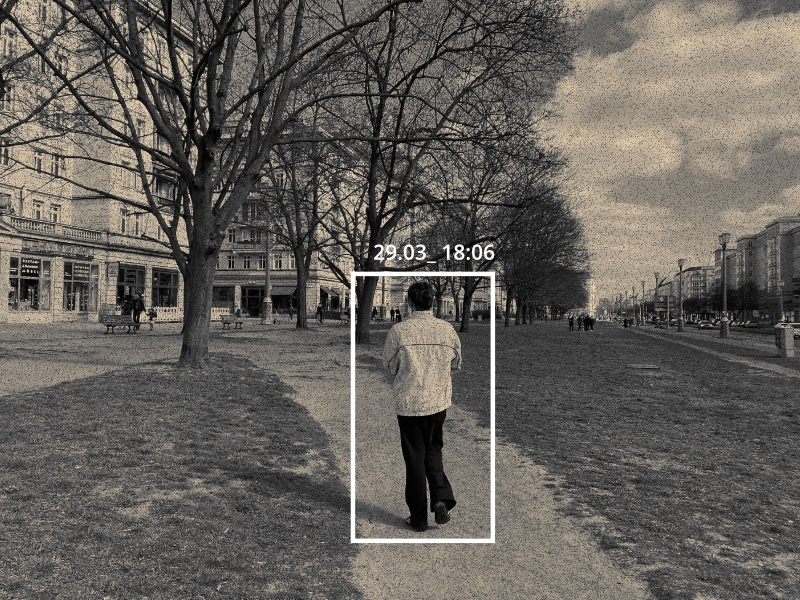
#> input picture pics/photo_1.jpg, 800 x 600 px
$ python generate_tiles.py --input ../pics/photo_1.jpg
#> lines starting #> are read from the running program, lines starting #| are printed output that depends on the picture
#!/usr/bin/env python3
"""
Generate tile pyramid from a large PNG image.
Creates multiple zoom levels with 256x256 tiles.

Usage: python3 generate_tiles.py [--input ../mapa_150dpi.png] [--output ../tiles] [--tile-size 256] [--max-zoom 4]
"""

import argparse
import math
import os
import sys
from pathlib import Path
from PIL import Image


def calculate_zoom_levels(width, height, tile_size):
    """Calculate how many zoom levels we need."""
    max_dim = max(width, height)
    levels = 0
    while max_dim > tile_size:
        max_dim //= 2
        levels += 1
    return levels


def generate_tiles(input_png, output_dir, tile_size=256, max_zoom=None):
    """Generate tile pyramid from image."""
#> called with input_png = '../pics/photo_1.jpg', output_dir = 'tiles', tile_size = 256
    input_path = Path(input_png)
    output_path = Path(output_dir)

    if not input_path.exists():
        print(f"ERROR: Input file not found: {input_path}")
        sys.exit(1)

    print(f"Loading image: {input_path}")
    img = Image.open(input_path)
#> img is the input picture: PIL image 800x600 RGB; mean R, G, B 100.5, 96.7, 91.3
    img_width, img_height = img.size
#> img_width = 800; img_height = 600
    print(f"Image size: {img_width} x {img_height} px")
#| Image size: 800 x 600 px

    # Calculate zoom levels
    if max_zoom is None:
        max_zoom = calculate_zoom_levels(img_width, img_height, tile_size)
#> max_zoom = 2
    print(f"Zoom levels: 0 to {max_zoom}")
#| Zoom levels: 0 to 2

    # Create output directory
    output_path.mkdir(parents=True, exist_ok=True)

    total_tiles = 0

    for zoom in range(max_zoom + 1):
        zoom_dir = output_path / str(zoom)
        zoom_dir.mkdir(exist_ok=True)

        # Calculate scaled dimensions for this zoom level
        scale = 1.0 / (2 ** (max_zoom - zoom))
        scaled_width = int(img_width * scale)
        scaled_height = int(img_height * scale)

        # Resize image for this zoom level
        if zoom < max_zoom:
            scaled_img = img.resize((scaled_width, scaled_height), Image.LANCZOS)
        else:
            scaled_img = img

        # Calculate number of tiles
        cols = math.ceil(scaled_width / tile_size)
        rows = math.ceil(scaled_height / tile_size)

        print(f"Zoom {zoom}: {scaled_width}x{scaled_height} px, {cols}x{rows} tiles")

        # Generate tiles
        for row in range(rows):
            for col in range(cols):
                # Calculate crop box
                left = col * tile_size
                upper = row * tile_size
                right = min(left + tile_size, scaled_width)
                lower = min(upper + tile_size, scaled_height)

                # Crop and save tile
                tile = scaled_img.crop((left, upper, right, lower))

                # Pad tile to full size if needed (edge tiles)
                if tile.size != (tile_size, tile_size):
                    padded = Image.new('RGB', (tile_size, tile_size), (255, 255, 255))
                    padded.paste(tile, (0, 0))
                    tile = padded

                tile_path = zoom_dir / f"{row}_{col}.png"
                tile.save(tile_path, 'PNG', optimize=True)
                total_tiles += 1
#> this loop made 3 passes
#> pass 1, in generate_tiles, `scaled_img = img.resize((scaled_width, scaled_height), Image.LANCZOS)`:
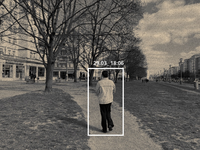
#> scaled_img: PIL image 200x150 RGB; mean R, G, B 100.5, 96.7, 91.3
#> pass 1, in generate_tiles, `tile.save(tile_path, 'PNG', optimize=True)`:
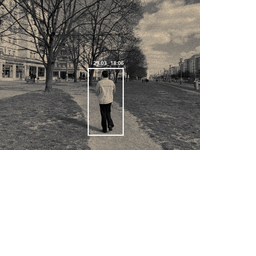
#> saved as 0_0.png: PIL image 256x256 RGB; mean R, G, B 184.3, 182.5, 180.1
#> pass 2, in generate_tiles, `scaled_img = img.resize((scaled_width, scaled_height), Image.LANCZOS)`:
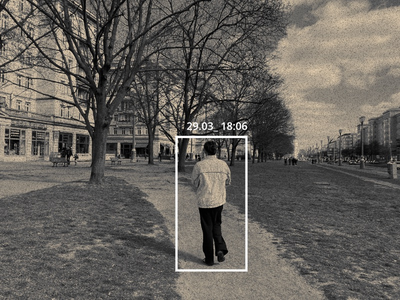
#> scaled_img: PIL image 400x300 RGB; mean R, G, B 100.4, 96.7, 91.2
#> pass 2, in generate_tiles, `tile.save(tile_path, 'PNG', optimize=True)`:
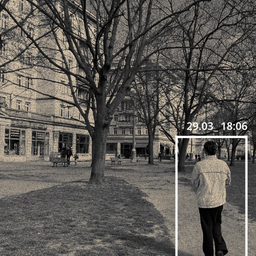
#> saved as 0_0.png: PIL image 256x256 RGB; mean R, G, B 93.9, 90.6, 86
#> after the loop:
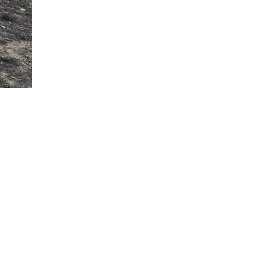
#> padded: PIL image 256x256 RGB; mean R, G, B 248.1, 248, 247.8
#> after the loop, total_tiles = 17

    print(f"\nDone! Generated {total_tiles} tiles in {output_path}")
#| Done! Generated 17 tiles in tiles

    # Save metadata
    meta = {
        "tile_size": tile_size,
        "max_zoom": max_zoom,
        "image_width": img_width,
        "image_height": img_height,
        "total_tiles": total_tiles
    }
#> meta = {'tile_size': 256, 'max_zoom': 2, 'image_width': 800, 'image_height': 600, 'total_tiles': 17}

    meta_path = output_path / "metadata.json"
    import json
    with open(meta_path, 'w') as f:
        json.dump(meta, f, indent=2)
    print(f"Metadata saved to {meta_path}")


def main():
    parser = argparse.ArgumentParser(description="Generate tile pyramid from PNG")
    parser.add_argument("--input", default=None, help="Input PNG path")
    parser.add_argument("--output", default=None, help="Output tiles directory")
    parser.add_argument("--tile-size", type=int, default=256, help="Tile size in pixels (default: 256)")
    parser.add_argument("--max-zoom", type=int, default=None, help="Maximum zoom level (auto-calculated if not set)")
    args = parser.parse_args()

    script_dir = Path(__file__).parent
    project_dir = script_dir.parent

    input_png = args.input or str(project_dir / "mapa_150dpi.png")
    output_dir = args.output or str(project_dir / "tiles")

    generate_tiles(input_png, output_dir, args.tile_size, args.max_zoom)


if __name__ == "__main__":
    main()

$ run again, on pics/photo_11.jpg
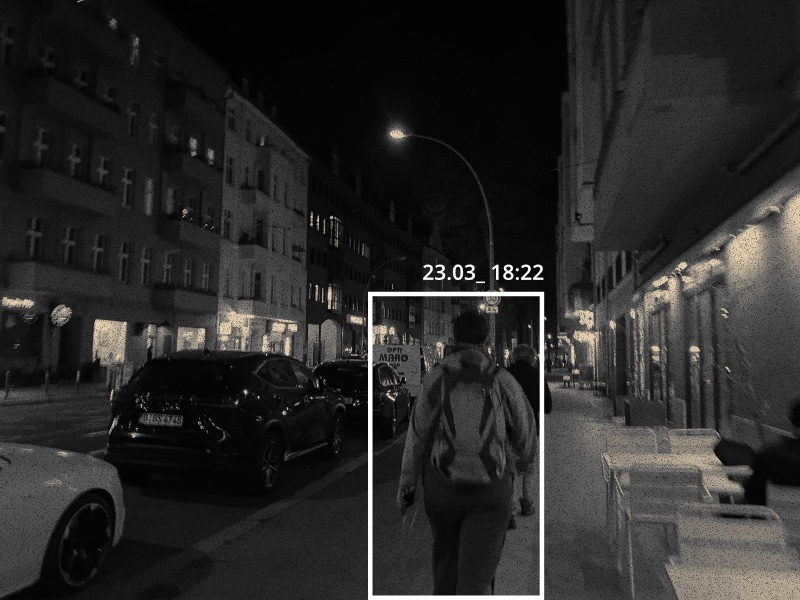
#> input picture pics/photo_11.jpg, 800 x 600 px
#> in generate_tiles, img is the input picture: PIL image 800x600 RGB; mean R, G, B 41.9, 41.3, 40.5
#| Image size: 800 x 600 px
#| Zoom levels: 0 to 2
#> the loop in generate_tiles, `for zoom in range(max_zoom + 1):` made 3 passes
#> pass 1, in generate_tiles, `tile.save(tile_path, 'PNG', optimize=True)`:
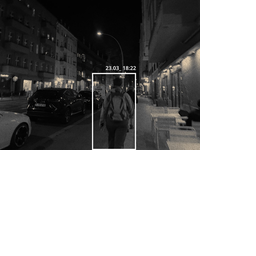
#> saved as 0_0.png: PIL image 256x256 RGB; mean R, G, B 157.5, 157.2, 156.8
#> after the loop in generate_tiles, `for zoom in range(max_zoom + 1):`:
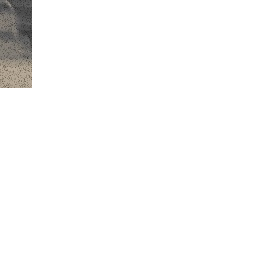
#> padded: PIL image 256x256 RGB; mean R, G, B 249.2, 249, 248.7
#> after the loop in generate_tiles, `for zoom in range(max_zoom + 1):`: total_tiles = 17
#| Done! Generated 17 tiles in tiles
#> meta = {'tile_size': 256, 'max_zoom': 2, 'image_width': 800, 'image_height': 600, 'total_tiles': 17}

$ run again, on pics/photo_12.jpg
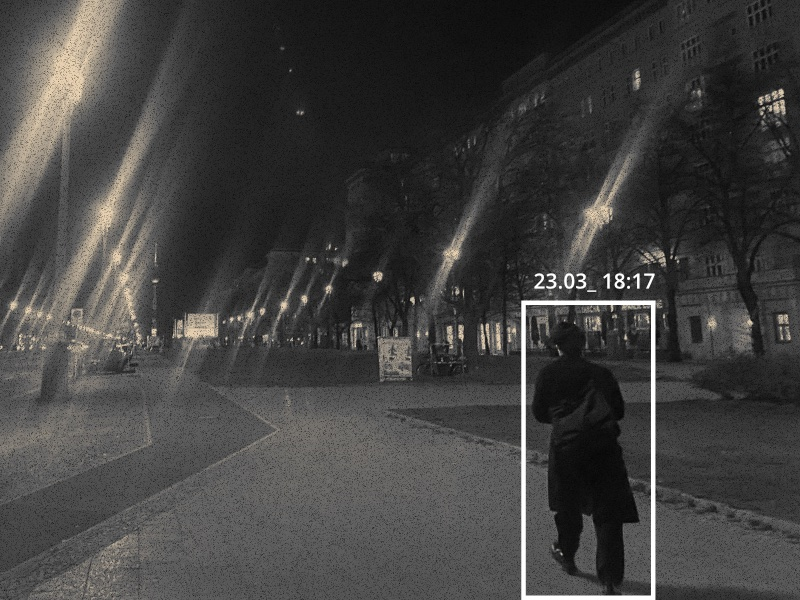
#> input picture pics/photo_12.jpg, 800 x 600 px
#> in generate_tiles, img is the input picture: PIL image 800x600 RGB; mean R, G, B 66.4, 65.6, 64.4
#| Image size: 800 x 600 px
#| Zoom levels: 0 to 2
#> the loop in generate_tiles, `for zoom in range(max_zoom + 1):` made 3 passes
#> pass 1, in generate_tiles, `tile.save(tile_path, 'PNG', optimize=True)`:
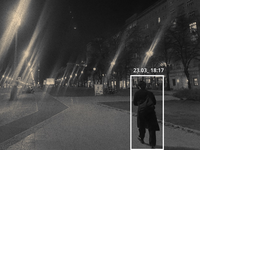
#> saved as 0_0.png: PIL image 256x256 RGB; mean R, G, B 168.7, 168.3, 167.8
#> after the loop in generate_tiles, `for zoom in range(max_zoom + 1):`:
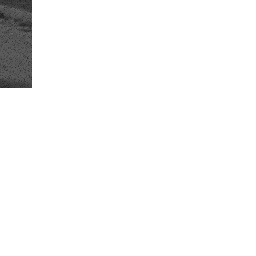
#> padded: PIL image 256x256 RGB; min 30, max 255, mean 247.3
#> after the loop in generate_tiles, `for zoom in range(max_zoom + 1):`: total_tiles = 17
#| Done! Generated 17 tiles in tiles
#> meta = {'tile_size': 256, 'max_zoom': 2, 'image_width': 800, 'image_height': 600, 'total_tiles': 17}

$ run again, on pics/photo_13.jpg
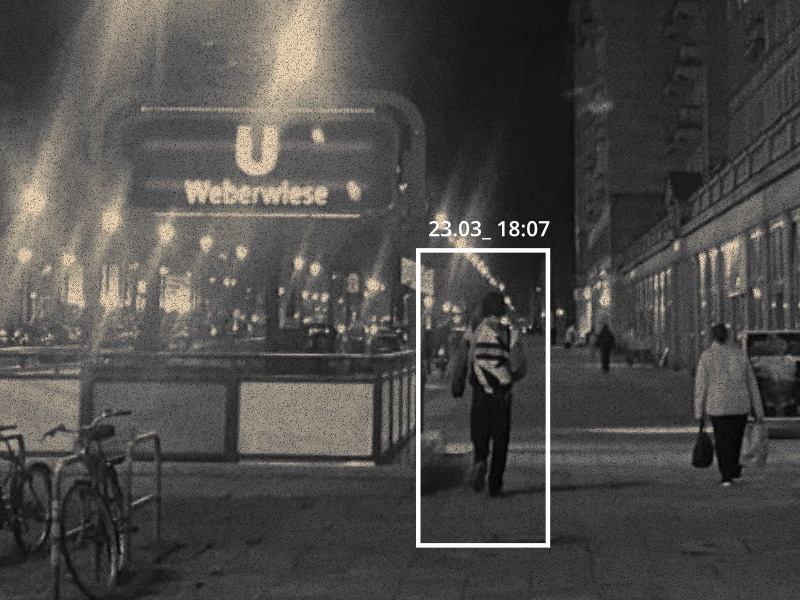
#> input picture pics/photo_13.jpg, 800 x 600 px
#> in generate_tiles, img is the input picture: PIL image 800x600 RGB; mean R, G, B 77.5, 75.8, 73.4
#| Image size: 800 x 600 px
#| Zoom levels: 0 to 2
#> the loop in generate_tiles, `for zoom in range(max_zoom + 1):` made 3 passes
#> pass 1, in generate_tiles, `tile.save(tile_path, 'PNG', optimize=True)`:
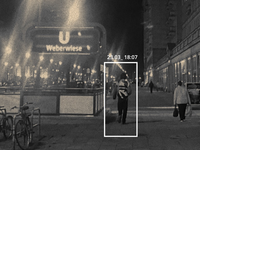
#> saved as 0_0.png: PIL image 256x256 RGB; mean R, G, B 173.7, 173, 171.9
#> after the loop in generate_tiles, `for zoom in range(max_zoom + 1):`:
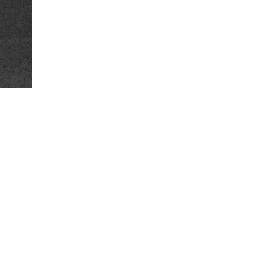
#> padded: PIL image 256x256 RGB; min 28, max 255, mean 246.5
#> after the loop in generate_tiles, `for zoom in range(max_zoom + 1):`: total_tiles = 17
#| Done! Generated 17 tiles in tiles
#> meta = {'tile_size': 256, 'max_zoom': 2, 'image_width': 800, 'image_height': 600, 'total_tiles': 17}
